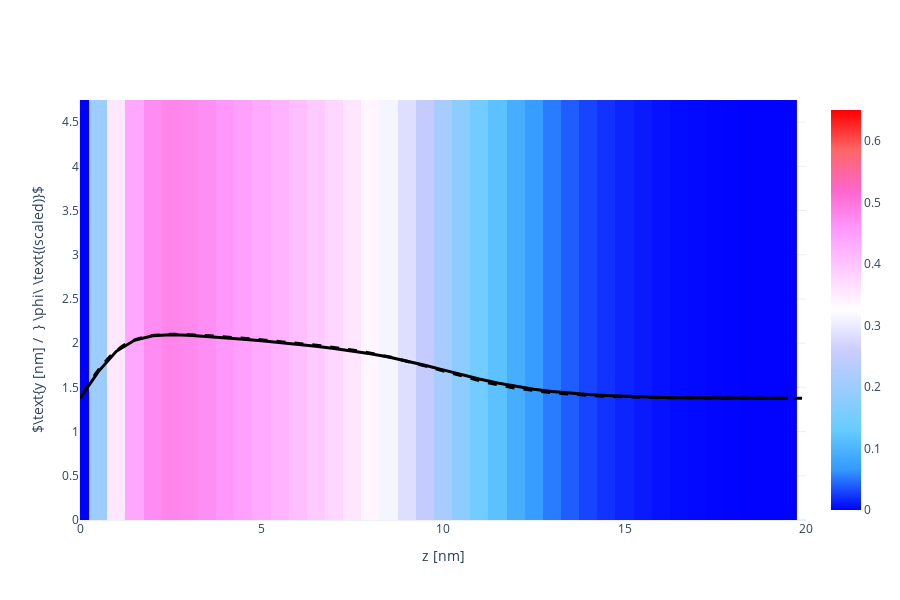

Notebook cell for this chart:
### Code cell
X, Y, Z = np.array(phAr.iloc[:,0]), np.array(phAr.iloc[:,1]), np.array(phAr.iloc[:,2])
vol = np.array(phAr.iloc[:,3])
if block_Nik[0] > 1: bvols= [np.array(ph1r.iloc[:,i+3]) for i in range(block_Nik[0])]

Lz_max = 20
vol   =  vol[Z < Lz_max]
if block_Nik[0] > 1: bvols = [bvols[i][Z < Lz_max] for i in range(block_Nik[0])]
X = X[Z < Lz_max]
Y = Y[Z < Lz_max]
Z = Z[Z < Lz_max]

Nz_new = int(len(Z)/Nx/Ny)
x = [X[i*Ny*Nz_new] for i in range(Nx)]
y = [Y[j*Nz_new]    for j in range(Ny)]
z = [Z[k]           for k in range(Nz_new)]

xslice = 10
islice = int(xslice*(x[1]-x[0]))
vol  =  np.array([  vol[(islice*Ny+j)*Nz_new+k] for j in range(Ny) for k in range(Nz_new)]).reshape(Ny, Nz_new)
if block_Nik[0] > 1: bvols= [np.array([bvols[i][(islice*Ny+j)*Nz_new+k] for j in range(Ny) for k in range(Nz_new)]).reshape(Ny, Nz_new) for i in range(block_Nik[0])]

import plotly.graph_objects as go
heatmap = go.Heatmap(
            x=z, y=y, z=vol,
            zmin = 0.0, zmax = 0.65,
            colorscale= 'Picnic'
          )
overall = go.Scatter(
            x = z,
            y = 1.5*vol[int(Ny/2), :] + max(y)/2-1,
            line = dict(color='black', width=3)
          )
if block_Nik[0] > 1: blocks = [go.Scatter(
                                x = z,
                                y = 1.5*bvols[i][int(Ny/2),:] + max(y)/2-1,
                                line = dict(color='black', width=3, dash='dot')
                              ) for i in range(block_Nik[0])]

fname = GIT+'ph_a020x075_1D.dat'
df = pd.read_csv(fname, sep="\s+", skiprows=0)
a000x075_1d = pd.DataFrame([df.iloc[:,0], df.iloc[:,1]], index=['z', 'pha']).T

reference = go.Scatter(
                x = a000x075_1d.z,
                y = 1.5*a000x075_1d.pha + max(y)/2-1,
                line = dict(color='black', width=3, dash='dash')
            )

layout = go.Layout( xaxis_range = [0, Lz_max], yaxis_range = [0, y[-1]],
                    yaxis_title = r'$\text{y [nm] /  } \phi\ \text{(scaled)}$', xaxis_title = 'z [nm]',
                    scene_xaxis_showticklabels=True,
                    scene_yaxis_showticklabels=True,
                    scene_zaxis_showticklabels=True,
                    showlegend = False,
                    template='plotly_white', width=900, height=600)
if block_Nik[0] > 1: fig = go.Figure(data = [heatmap, overall, *blocks, reference], layout = layout)
else: fig = go.Figure(data = [heatmap, overall, reference], layout = layout)
fig.show()

### Figure 1 — Plotly figure (JSON) as saved in the notebook; plotly's stock layout.template omitted (floating-point values rounded to 4 significant figures; data arrays with more than 128 entries replaced by an {"elided": "..."} marker saying what was removed)
{"data": [{"colorscale": [[0, "rgb(0,0,255)"], [0.1, "rgb(51,153,255)"], [0.2, "rgb(102,204,255)"], [0.3, "rgb(153,204,255)"], [0.4, "rgb(204,204,255)"], [0.5, "rgb(255,255,255)"], [0.6, "rgb(255,204,255)"], [0.7, "rgb(255,153,255)"], [0.8, "rgb(255,102,204)"], [0.9, "rgb(255,102,102)"], [1, "rgb(255,0,0)"]], "type": "heatmap", "x": [0, 0.5, 1, 1.5, 2, 2.5, 3, 3.5, 4, 4.5, 5, 5.5, 6, 6.5, 7, 7.5, 8, 8.5, 9, 9.5, 10, 10.5, 11, 11.5, 12, 12.5, 13, 13.5, 14, 14.5, 15, 15.5, 16, 16.5, 17, 17.5, 18, 18.5, 19, 19.5], "y": [0, 0.25, 0.5, 0.75, 1, 1.25, 1.5, 1.75, 2, 2.25, 2.5, 2.75, 3, 3.25, 3.5, 3.75, 4, 4.25, 4.5, 4.75], "z": {"elided": "20x40 float values"}, "zmax": 0.65, "zmin": 0}, {"line": {"color": "black", "width": 3}, "type": "scatter", "x": [0, 0.5, 1, 1.5, 2, 2.5, 3, 3.5, 4, 4.5, 5, 5.5, 6, 6.5, 7, 7.5, 8, 8.5, 9, 9.5, 10, 10.5, 11, 11.5, 12, 12.5, 13, 13.5, 14, 14.5, 15, 15.5, 16, 16.5, 17, 17.5, 18, 18.5, 19, 19.5], "y": [1.375, 1.676, 1.908, 2.032, 2.083, 2.095, 2.09, 2.078, 2.062, 2.045, 2.026, 2.007, 1.987, 1.965, 1.94, 1.913, 1.881, 1.843, 1.799, 1.75, 1.698, 1.645, 1.595, 1.55, 1.511, 1.48, 1.454, 1.434, 1.419, 1.407, 1.398, 1.391, 1.386, 1.383, 1.38, 1.379, 1.377, 1.377, 1.376, 1.376]}, {"line": {"color": "black", "dash": "dash", "width": 3}, "type": "scatter", "x": {"elided": "440 float values"}, "y": {"elided": "440 float values"}}], "layout": {"height": 600, "scene": {"xaxis": {"showticklabels": true}, "yaxis": {"showticklabels": true}, "zaxis": {"showticklabels": true}}, "showlegend": false, "width": 900, "xaxis": {"range": [0, 20], "title": {"text": "z [nm]"}, "type": "linear"}, "yaxis": {"range": [0, 4.75], "title": {"text": "$\\text{y [nm] /  } \\phi\\ \\text{(scaled)}$"}, "type": "linear"}}}
